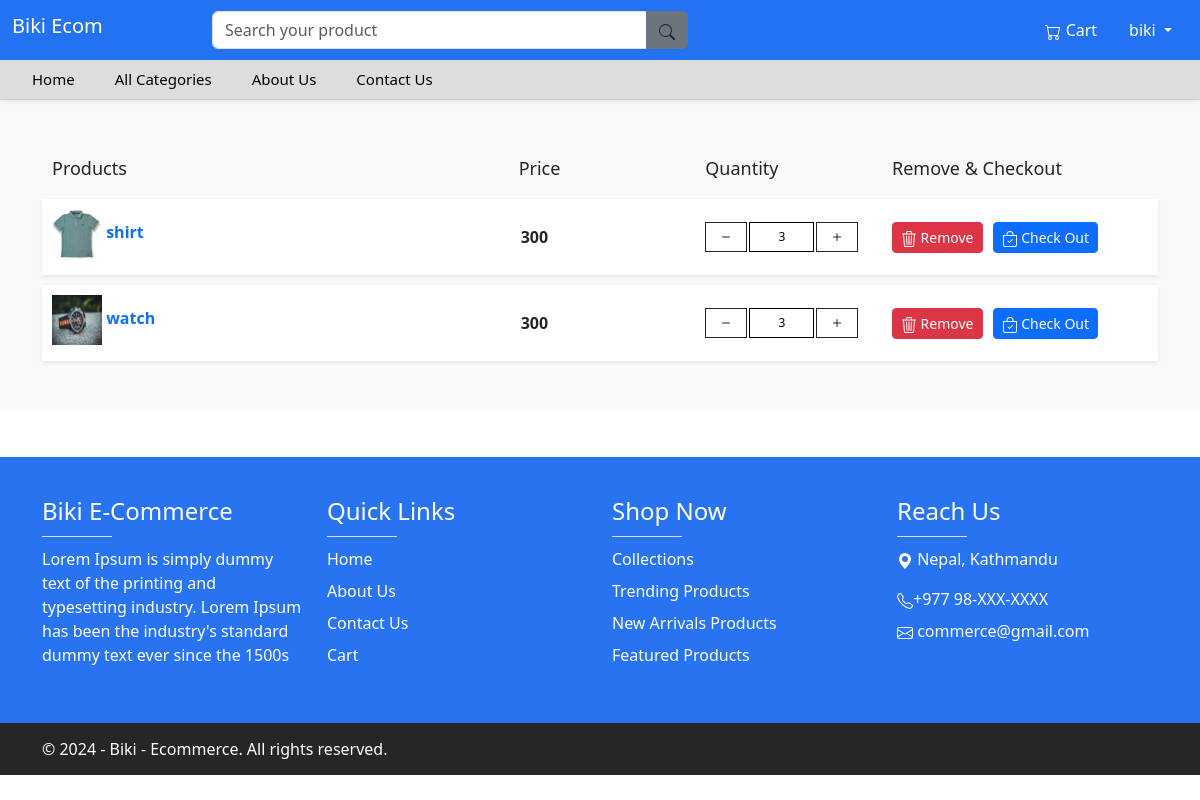
The app's page /cart/ (signed in), older data.
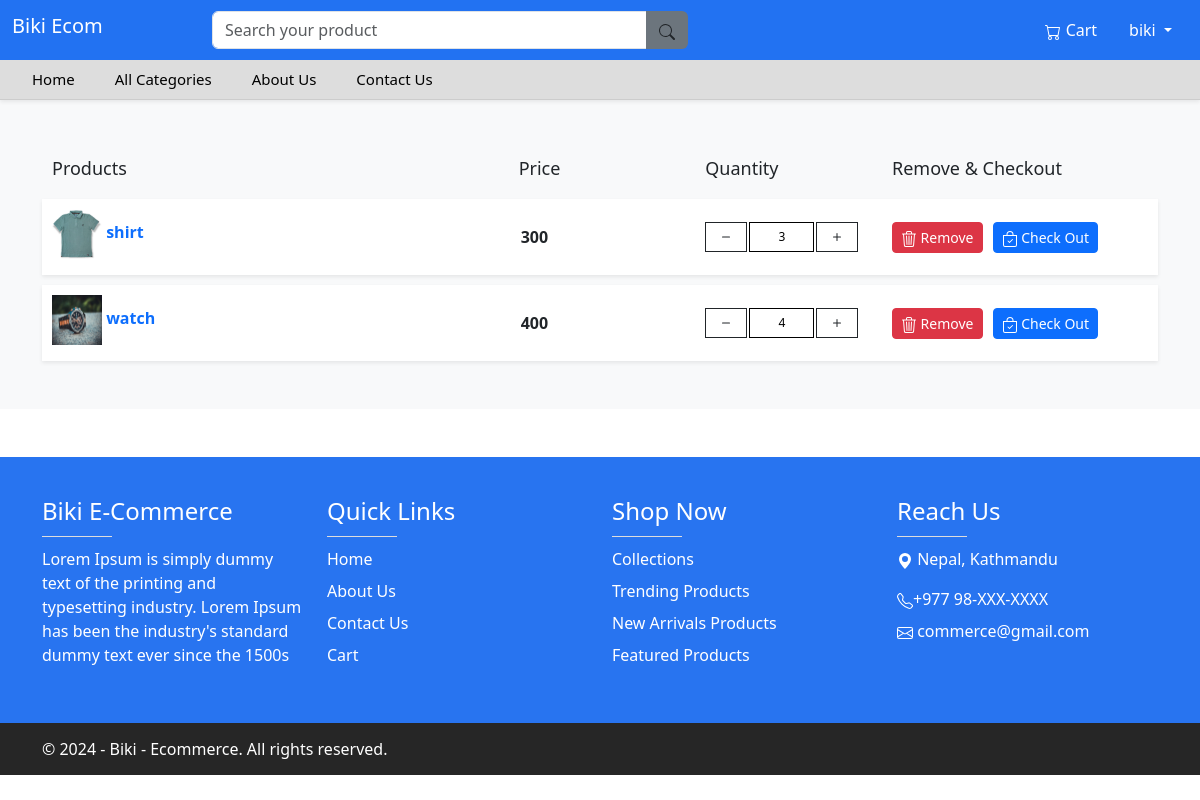
The same page, newer data.
### shop/models.py (models this page shows, shortened)
class Cart(models.Model):
    user = models.ForeignKey(User, on_delete=models.CASCADE, null=True, blank=True) # Add user field
    product = models.ForeignKey('Product', on_delete=models.CASCADE)  # Add product field
    quantity = models.IntegerField(default=1)
    created_at = models.DateTimeField(auto_now_add=True)

class Product(models.Model):
    title=models.CharField(max_length=60)
    brand=models.CharField(max_length=60)
    slug=AutoSlugField(populate_from='title',unique=True,null=True,default=None)
    short_desc=models.CharField(max_length=300)
    long_desc=models.TextField()
    org_price=models.IntegerField()
    dis_price=models.IntegerField()
    img=models.ImageField(upload_to='image/')

### shop/views.py (the view)
# urls.py: path('cart/',views.cart,name='cart'),
@login_required(login_url='/login/')
def cart(request):
    cart_items = models.Cart.objects.filter(user=request.user)
    total_price = sum(item.product.dis_price * item.quantity for item in cart_items)
    context = {
        'cart_items': cart_items,
    }
    return render(request,'cart.html',context)

### shop/templates/cart.html (shortened to what the changed rows need)
{% include "header.html" %}
<div class="py-3 py-md-5 bg-light">
    <div class="container">
        <div class="row">
            <div class="col-md-12">
                <div class="shopping-cart">
                    {% for i in cart_items %}
                    <div class="cart-item">
                        <div class="row">
                            <div class="col-md-5 my-auto">
                                <a href="">
                                    <label class="product-name">
                                        <img src="{{i.product.img.url}}" style="width: 50px; height: 50px" alt="">
                                        {{i.product.title}}
                                    </label>
                                </a>
                            </div>
                            <div class="col-md-2 my-auto">
                                <label class="price">{% widthratio i.product.dis_price 1 i.quantity %}</label>
                            </div>
                            <div class="col-md-2 col-7 my-auto">
                                <div class="quantity">
                                    <div class="input-group">
                                        <form method="post" action="{% url 'decrease_quantity' i.id %}">
                                            <button type="submit" class="btn btn1">
                                                <svg xmlns="http://www.w3.org/2000/svg" width="16" height="16" fill="currentColor" class="bi bi-dash" viewBox="0 0 16 16">
                                                    <path d="M4 8a.5.5 0 0 1 .5-.5h7a.5.5 0 0 1 0 1h-7A.5.5 0 0 1 4 8"/>
                                                </svg>
                                            </button>
                                        </form>
                                        <input type="text" value="{{ i.quantity }}" class="input-quantity" />
                                        <form method="post" action="{% url 'increase_quantity' i.id %}">
                                            <button type="submit" class="btn btn1">
                                                <svg xmlns="http://www.w3.org/2000/svg" width="16" height="16" fill="currentColor" class="bi bi-plus" viewBox="0 0 16 16">
                                                    <path d="M8 4a.5.5 0 0 1 .5.5v3h3a.5.5 0 0 1 0 1h-3v3a.5.5 0 0 1-1 0v-3h-3a.5.5 0 0 1 0-1h3v-3A.5.5 0 0 1 8 4"/>
                                                </svg>
                                            </button>
                                        </form>
                                    </div>
                                </div>
                            </div>
                            <div class="col-md-3 col-5 my-auto">
                                <div class="remove" style="display:flex;">
                                    <form method="post" action="{% url 'remove_from_cart' i.id %}" style="margin-right: 10px;">
                                        <button type="submit" class="btn btn-danger btn-sm">
                                             Remove
                                        </button>
                                    </form>
                                    <a href="{% url "checkout" %}" class="btn btn-primary btn-sm">
                                         Check Out
                                    </a>
                                </div>
                            </div>
                        </div>
                    </div>
                    {% endfor %}
                </div>
            </div>
        </div>
    </div>
</div>
<br>
<br>
{% include "footer.html" %}

Row changes from the older to the newer data that the page shows:
changed Cart "watch": product+quantity "300" → "400"; quantity "3" → "4"
